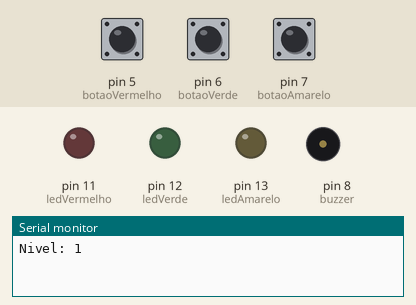
Simulated run of this sketch. Board: Arduino Uno, built with avr-gcc and run on an emulated ATmega328P. On the bench: output pins drawn as LEDs (lit = HIGH), buzzer (waves = sounding), the last lines printed to the serial monitor. Inputs (shaded band) come from the test bench; at power-on: pin 7 (botaoAmarelo) HIGH, pin 5 (botaoVermelho) HIGH, pin 6 (botaoVerde) HIGH. Random numbers use the default seed unless the sketch sets one. At 7.4 s the program stops and its outputs stay as they are.

Above: at 1.9 s.
2.0 s: pin 7 (botaoAmarelo) pulled LOW for 0.15 s
At 2.1 s:
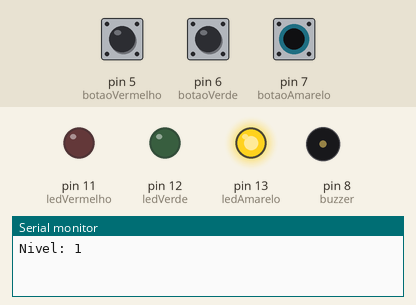
At 2.45 s:
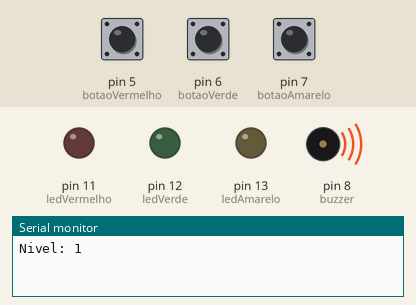
5.1 s: pin 5 (botaoVermelho) pulled LOW for 1 s
At 7.2 s:
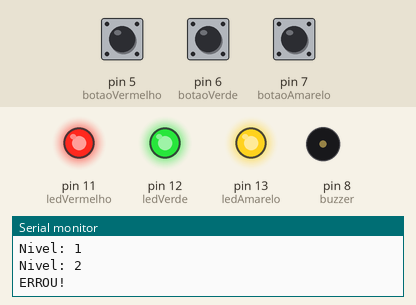
Timing chart, 0 to 8.9 s (numbered marks = the images above; inputs shaded):
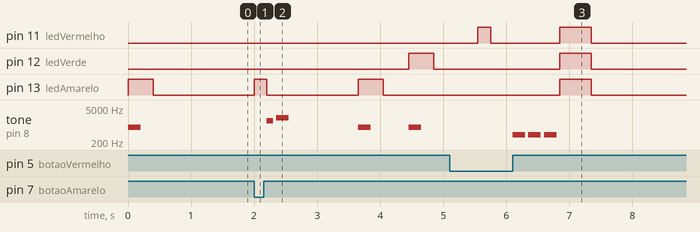

The sketch:

genius.ino
```cpp
int botaoVermelho = 5;
int botaoVerde = 6;
int botaoAmarelo = 7;

int ledVermelho = 11;
int ledVerde = 12;
int ledAmarelo = 13;

int portas[3] = {11,12,13};
int botoes[3] = {5,6,7};

int buzzer = 8;

int memoria[10];

int nivel = 0;

void setup() {
  Serial.begin(9600);
  randomSeed(analogRead(0));

  pinMode(botaoAmarelo, INPUT_PULLUP);
  pinMode(botaoVerde, INPUT_PULLUP);
  pinMode(botaoVermelho, INPUT_PULLUP);

  pinMode(ledAmarelo, OUTPUT);
  pinMode(ledVerde, OUTPUT);
  pinMode(ledVermelho, OUTPUT);

  pinMode(buzzer, OUTPUT);
}

void loop() {

  // 🔹 aumenta nível
  memoria[nivel] = portas[random(0, 3)];
  nivel++;

  Serial.print("Nivel: ");
  Serial.println(nivel);

  // 🔹 mostra sequência completa
  mostrarSequencia();

  delay(300);

  // 🔹 jogador repete
  if (!lerSequencia()) {
    erro();
    while (true) {} // trava jogo
  }

  // 🔹 acertou nível
  tone(buzzer, 2000, 200);
  delay(300);

  delay(1000);
}


// =========================
// MOSTRAR SEQUÊNCIA
// =========================
void mostrarSequencia() {

  for (int i = 0; i < nivel; i++) {

    digitalWrite(memoria[i], HIGH);
    tone(buzzer, 800, 200);
    delay(400);

    digitalWrite(memoria[i], LOW);
    delay(400);
  }
}


// =========================
// LER SEQUÊNCIA DO USUÁRIO
// =========================
bool lerSequencia() {

  for (int i = 0; i < nivel; i++) {

    int botao = lerBotao();

    if (botao != memoria[i]) {
      return false; // erro
    }

    tone(buzzer, 1500, 100);
    delay(150);
  }

  return true; // acertou tudo
}


// =========================
// LER BOTÃO
// =========================
int lerBotao() {

  while (true) {

    if (digitalRead(botaoVermelho) == LOW) {
      piscar(ledVermelho);
      while (digitalRead(botaoVermelho) == LOW) {}
      return 11;
    }

    if (digitalRead(botaoVerde) == LOW) {
      piscar(ledVerde);
      while (digitalRead(botaoVerde) == LOW) {}
      return 12;
    }

    if (digitalRead(botaoAmarelo) == LOW) {
      piscar(ledAmarelo);
      while (digitalRead(botaoAmarelo) == LOW) {}
      return 13;
    }
  }
}


// =========================
// PISCAR LED
// =========================
void piscar(int led) {
  digitalWrite(led, HIGH);
  delay(200);
  digitalWrite(led, LOW);
}


// =========================
// ERRO
// =========================
void erro() {

  Serial.println("ERROU!");

  for (int i = 0; i < 3; i++) {
    tone(buzzer, 400, 200);
    delay(250);
  }

  // pisca tudo
  digitalWrite(ledVermelho, HIGH);
  digitalWrite(ledVerde, HIGH);
  digitalWrite(ledAmarelo, HIGH);

  delay(500);

  digitalWrite(ledVermelho, LOW);
  digitalWrite(ledVerde, LOW);
  digitalWrite(ledAmarelo, LOW);
}
```

Measured:
- after the input at 2.0 s, pin 12 (ledVerde): LOW → HIGH after 2.5 s, → LOW 0.40 s later; pin 13 (ledAmarelo): LOW → HIGH at once, → LOW 0.20 s later, → HIGH 1.5 s later, → LOW 0.40 s later; tone on pin 8 (buzzer): plays 1500 Hz for 0.10 s, 2000 Hz for 0.20 s, 800 Hz for 0.20 s, 800 Hz for 0.20 s, starting after 0.20 s
- after the input at 5.1 s, pin 11 (ledVermelho): LOW → HIGH after 0.45 s, → LOW 0.20 s later, → HIGH 1.1 s later, → LOW 0.50 s later; pin 12 (ledVerde), pin 13 (ledAmarelo): LOW → HIGH after 1.8 s, → LOW 0.50 s later; tone on pin 8 (buzzer): alternates 400 Hz for 0.20 s and silent for 0.05 s, 6 changes in all, then stays silent, starting after 1.0 s
